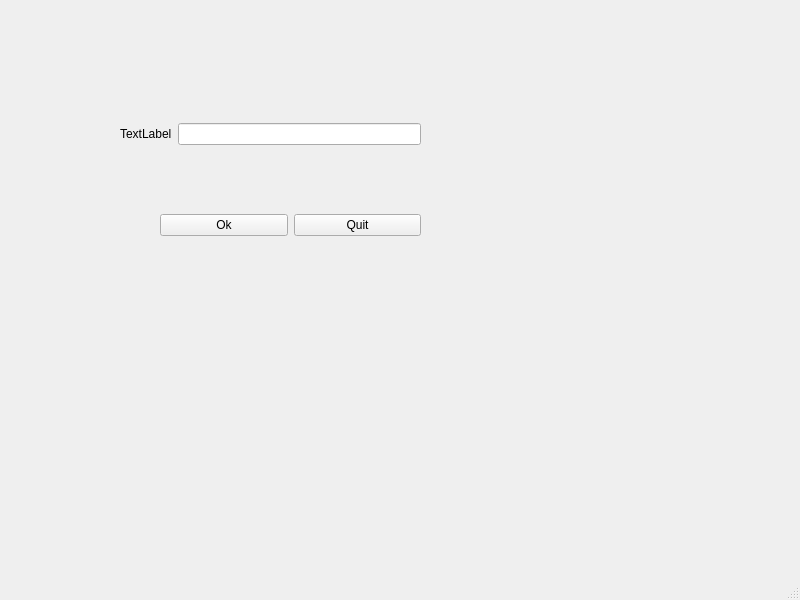
<?xml version="1.0" encoding="UTF-8"?>
<ui version="4.0">
 <class>MainWindow</class>
 <widget class="QMainWindow" name="MainWindow">
  <property name="geometry">
   <rect>
    <x>0</x>
    <y>0</y>
    <width>800</width>
    <height>600</height>
   </rect>
  </property>
  <property name="windowTitle">
   <string>MainWindow</string>
  </property>
  <widget class="QWidget" name="centralwidget">
   <widget class="QWidget" name="">
    <property name="geometry">
     <rect>
      <x>120</x>
      <y>100</y>
      <width>301</width>
      <height>161</height>
     </rect>
    </property>
    <layout class="QVBoxLayout" name="verticalLayout">
     <item>
      <layout class="QHBoxLayout" name="horizontalLayout">
       <item>
        <widget class="QLabel" name="label">
         <property name="text">
          <string>TextLabel</string>
         </property>
        </widget>
       </item>
       <item>
        <widget class="QLineEdit" name="lineEdit"/>
       </item>
      </layout>
     </item>
     <item>
      <spacer name="verticalSpacer">
       <property name="orientation">
        <enum>Qt::Vertical</enum>
       </property>
       <property name="sizeType">
        <enum>QSizePolicy::Fixed</enum>
       </property>
       <property name="sizeHint" stdset="0">
        <size>
         <width>20</width>
         <height>40</height>
        </size>
       </property>
      </spacer>
     </item>
     <item>
      <layout class="QHBoxLayout" name="horizontalLayout_2">
       <item>
        <spacer name="horizontalSpacer">
         <property name="orientation">
          <enum>Qt::Horizontal</enum>
         </property>
         <property name="sizeType">
          <enum>QSizePolicy::Minimum</enum>
         </property>
         <property name="sizeHint" stdset="0">
          <size>
           <width>40</width>
           <height>20</height>
          </size>
         </property>
        </spacer>
       </item>
       <item>
        <widget class="QPushButton" name="pushButton">
         <property name="text">
          <string>Ok</string>
         </property>
        </widget>
       </item>
       <item>
        <widget class="QPushButton" name="pushButton_2">
         <property name="text">
          <string>Quit</string>
         </property>
        </widget>
       </item>
      </layout>
     </item>
    </layout>
   </widget>
  </widget>
  <widget class="QMenuBar" name="menubar">
   <property name="geometry">
    <rect>
     <x>0</x>
     <y>0</y>
     <width>800</width>
     <height>22</height>
    </rect>
   </property>
  </widget>
  <widget class="QStatusBar" name="statusbar"/>
 </widget>
 <resources/>
 <connections/>
</ui>
